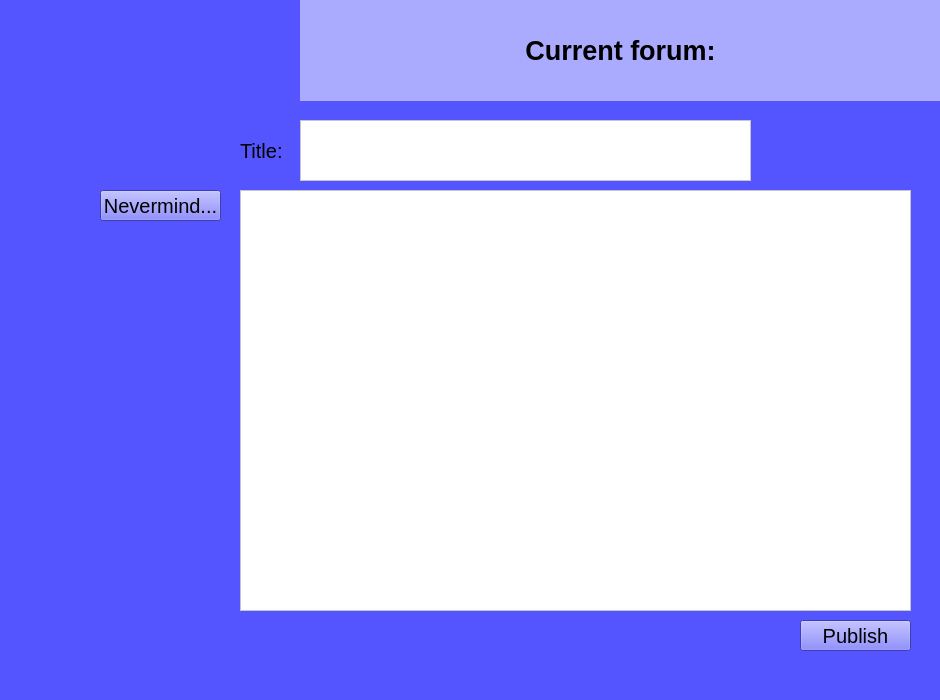
<?xml version="1.0" encoding="UTF-8"?>
<ui version="4.0">
 <class>MainWindow</class>
 <widget class="QMainWindow" name="MainWindow">
  <property name="geometry">
   <rect>
    <x>0</x>
    <y>0</y>
    <width>940</width>
    <height>700</height>
   </rect>
  </property>
  <property name="windowTitle">
   <string>MainWindow</string>
  </property>
  <property name="styleSheet">
   <string notr="true">background-color: rgb(85, 85, 255);</string>
  </property>
  <widget class="QWidget" name="centralwidget">
   <widget class="QTextEdit" name="ContentTextEdit">
    <property name="geometry">
     <rect>
      <x>240</x>
      <y>190</y>
      <width>671</width>
      <height>421</height>
     </rect>
    </property>
    <property name="font">
     <font>
      <pointsize>14</pointsize>
     </font>
    </property>
    <property name="styleSheet">
     <string notr="true">background-color: rgb(255, 255, 255);
border-color: rgb(170, 0, 255);</string>
    </property>
   </widget>
   <widget class="QPushButton" name="PublishBtn">
    <property name="geometry">
     <rect>
      <x>800</x>
      <y>620</y>
      <width>111</width>
      <height>31</height>
     </rect>
    </property>
    <property name="font">
     <font>
      <pointsize>15</pointsize>
     </font>
    </property>
    <property name="text">
     <string>Publish</string>
    </property>
   </widget>
   <widget class="QTextEdit" name="TitleTextEdit">
    <property name="geometry">
     <rect>
      <x>300</x>
      <y>120</y>
      <width>451</width>
      <height>61</height>
     </rect>
    </property>
    <property name="font">
     <font>
      <pointsize>14</pointsize>
     </font>
    </property>
    <property name="styleSheet">
     <string notr="true">background-color: rgb(255, 255, 255);
border-color: rgb(170, 0, 255);</string>
    </property>
   </widget>
   <widget class="QLabel" name="WhichForum">
    <property name="geometry">
     <rect>
      <x>240</x>
      <y>130</y>
      <width>51</width>
      <height>41</height>
     </rect>
    </property>
    <property name="font">
     <font>
      <pointsize>15</pointsize>
     </font>
    </property>
    <property name="text">
     <string>Title:</string>
    </property>
   </widget>
   <widget class="QPushButton" name="NevermindBtn">
    <property name="geometry">
     <rect>
      <x>100</x>
      <y>190</y>
      <width>121</width>
      <height>31</height>
     </rect>
    </property>
    <property name="font">
     <font>
      <pointsize>15</pointsize>
     </font>
    </property>
    <property name="text">
     <string>Nevermind...</string>
    </property>
   </widget>
   <widget class="QLabel" name="label">
    <property name="geometry">
     <rect>
      <x>0</x>
      <y>0</y>
      <width>301</width>
      <height>101</height>
     </rect>
    </property>
    <property name="styleSheet">
     <string notr="true"/>
    </property>
    <property name="text">
     <string/>
    </property>
    <property name="pixmap">
     <pixmap>../../SpoiledEGG_New.png</pixmap>
    </property>
   </widget>
   <widget class="QLabel" name="CurrentForumLabel">
    <property name="geometry">
     <rect>
      <x>300</x>
      <y>0</y>
      <width>641</width>
      <height>101</height>
     </rect>
    </property>
    <property name="font">
     <font>
      <pointsize>20</pointsize>
      <weight>75</weight>
      <bold>true</bold>
     </font>
    </property>
    <property name="autoFillBackground">
     <bool>false</bool>
    </property>
    <property name="styleSheet">
     <string notr="true">background-color: rgb(170, 170, 255);</string>
    </property>
    <property name="text">
     <string>Current forum:</string>
    </property>
    <property name="alignment">
     <set>Qt::AlignCenter</set>
    </property>
   </widget>
  </widget>
  <widget class="QStatusBar" name="statusbar"/>
 </widget>
 <resources/>
 <connections/>
</ui>
